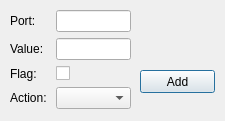
<?xml version="1.0" encoding="UTF-8"?>
<ui version="4.0">
 <class>AddSensForm</class>
 <widget class="QDialog" name="AddSensForm">
  <property name="geometry">
   <rect>
    <x>0</x>
    <y>0</y>
    <width>225</width>
    <height>121</height>
   </rect>
  </property>
  <property name="windowTitle">
   <string>New Sens</string>
  </property>
  <widget class="QPushButton" name="addButton">
   <property name="geometry">
    <rect>
     <x>140</x>
     <y>70</y>
     <width>75</width>
     <height>23</height>
    </rect>
   </property>
   <property name="text">
    <string>Add</string>
   </property>
  </widget>
  <widget class="QWidget" name="formLayoutWidget">
   <property name="geometry">
    <rect>
     <x>10</x>
     <y>10</y>
     <width>121</width>
     <height>99</height>
    </rect>
   </property>
   <layout class="QFormLayout" name="formLayout">
    <item row="0" column="0">
     <widget class="QLabel" name="labelPort">
      <property name="text">
       <string>Port: </string>
      </property>
     </widget>
    </item>
    <item row="1" column="0">
     <widget class="QLabel" name="labelVal">
      <property name="text">
       <string>Value: </string>
      </property>
     </widget>
    </item>
    <item row="1" column="1">
     <widget class="QLineEdit" name="valEdit"/>
    </item>
    <item row="0" column="1">
     <widget class="QLineEdit" name="portEdit"/>
    </item>
    <item row="2" column="0">
     <widget class="QLabel" name="labelFlag">
      <property name="text">
       <string>Flag: </string>
      </property>
     </widget>
    </item>
    <item row="2" column="1">
     <widget class="QCheckBox" name="flagBox">
      <property name="text">
       <string/>
      </property>
     </widget>
    </item>
    <item row="3" column="0">
     <widget class="QLabel" name="labelAct">
      <property name="text">
       <string>Action: </string>
      </property>
     </widget>
    </item>
    <item row="3" column="1">
     <widget class="QComboBox" name="actTypeBox"/>
    </item>
   </layout>
  </widget>
 </widget>
 <resources/>
 <connections/>
</ui>
